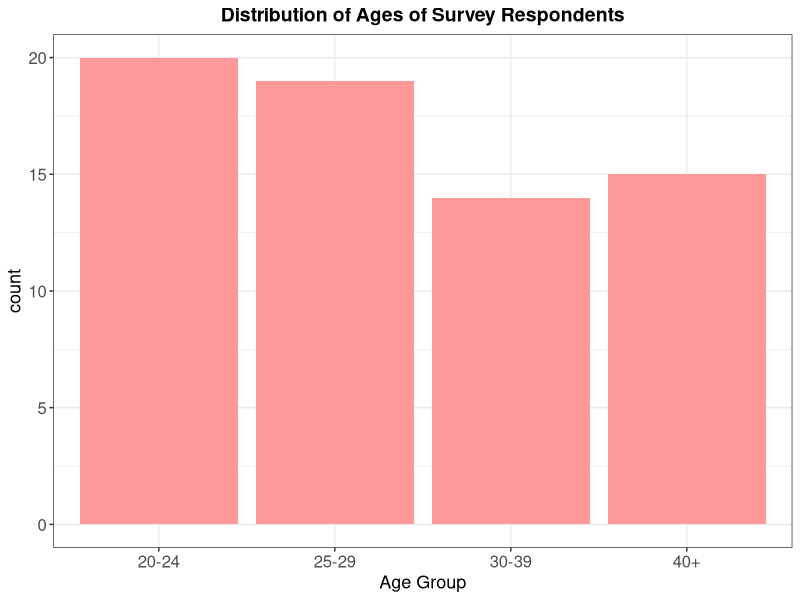
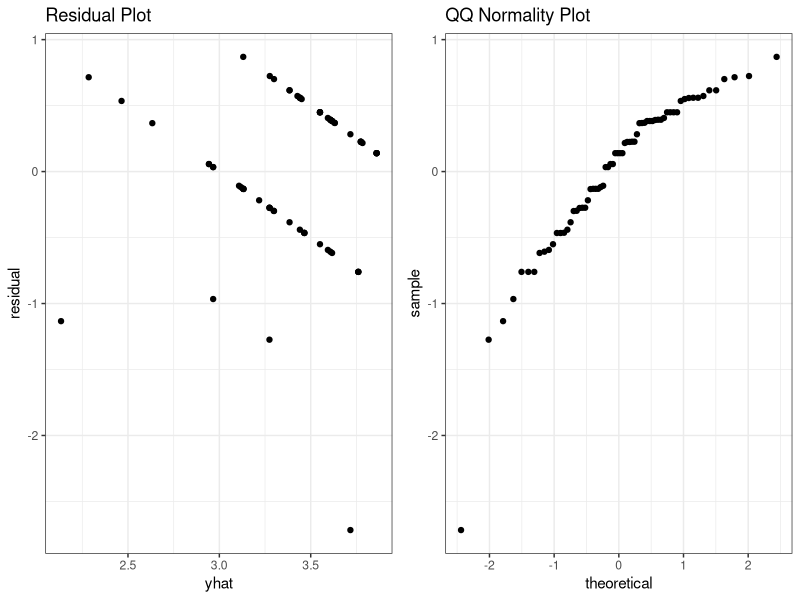
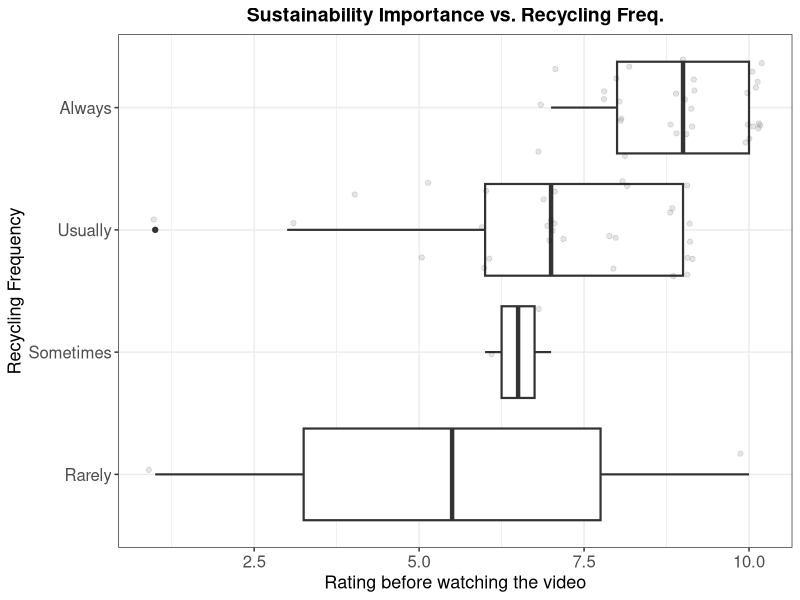

Source code (R) for these figures, in order: (Note: this script raises an error after producing the figures.)
## ---- chunk 1
knitr::opts_chunk$set(echo = TRUE)
knitr::opts_chunk$set(fig.path = "images_report/")
library(tidyverse)
library(gridExtra)
library(MASS)
## ---- chunk 2
# load data
tidy_data <- read.csv("../data/tidy_data.csv")

# factor relevel
tidy_data$recycling_freq <- tidy_data$recycling_freq %>% fct_relevel("Rarely","Sometimes","Usually","Always")
tidy_data$background <- tidy_data$background %>% fct_relevel("Yes","No")
tidy_data$watch <- tidy_data$watch %>% fct_relevel("Have watched","Will pass")
## ---- chunk 3
# Changing recycling_freq to not be a factor for linear regression analysis.
tidy_data <- tidy_data %>%
  mutate(recycling_freq_nf = if_else(recycling_freq =="Always",
                                     5, if_else(recycling_freq == "Usually",
                                     4, if_else(recycling_freq == "Sometimes",
                                     3, if_else(recycling_freq == "Rarely",
                                     2, if_else(recycling_freq == "Never",
                                     1, 0))))))

## ---- chunk 4
head(tidy_data)
tidy_data <- tidy_data %>%
  mutate(age = if_else((age == "30-34" | age == "35-39"), "30-39", as.character(age)))


## ---- chunk 5
ggplot(tidy_data, aes(age)) +
  geom_histogram(stat = "Count", fill = "#ff9999") +
  labs(x = "Age Group",
       title = "Distribution of Ages of Survey Respondents") +
  theme_bw() +
  theme(plot.title = element_text(size = 14, face = "bold", hjust = 0.5),
        axis.text = element_text(size = 12),
        axis.title = element_text(size = 13))

## ---- chunk 6
lm_test <- lm(recycling_freq %>% as.numeric() ~ self_rating_before + background + age, data = tidy_data)

lm_data <- tidy_data %>%
  mutate(recycling_freq_num = as.numeric(recycling_freq),
         lm_fitted = lm_test %>% fitted(),
         lm_resid = lm_test %>% resid())

resid_plot <- lm_data %>%
  ggplot(aes(x= lm_fitted, y = lm_resid)) +
  geom_point() +
  labs(x="yhat", y="residual",title="Residual Plot") +
  theme(plot.title = element_text(size = 14, face = "bold", hjust = 0.5),
        axis.text = element_text(size = 12),
        axis.title = element_text(size = 13))+
  theme_bw()

qq_norm <- lm_data %>%
  ggplot(aes(sample= lm_resid)) +
  stat_qq() +
  labs(title="QQ Normality Plot") +
  theme(plot.title = element_text(size = 14, face = "bold", hjust = 0.5),
        axis.text = element_text(size = 12),
        axis.title = element_text(size = 13))+
  theme_bw()

grid.arrange(resid_plot,qq_norm,nrow=1)
## ---- chunk 7
# Visualization of relationship between recycling freq. and self rating before watching the video
tidy_data %>%
  ggplot(aes(x = recycling_freq, y = self_rating_before)) +
  geom_boxplot(size = .75) +
  geom_jitter(alpha = .1, height = .2) +
  theme(axis.text.x = element_text(angle = 45, hjust = 1, vjust = 1)) +
  coord_flip() +
  theme_bw() +
  labs(y = "Rating before watching the video", x = "Recycling Frequency") +
  ggtitle("Sustainability Importance vs. Recycling Freq.") +
  theme(plot.title = element_text(size = 14, face = "bold", hjust = 0.5),
        axis.text = element_text(size = 12),
        axis.title = element_text(size = 13))
## ---- chunk 8
simple_model= lm(data=tidy_data, recycling_freq_nf ~ self_rating_before)
age_confounder= lm(data=tidy_data, recycling_freq_nf ~ self_rating_before + age)
background_confounder= lm(data=tidy_data, recycling_freq_nf ~ self_rating_before + background)
interaction_effects = lm(data=tidy_data, recycling_freq_nf ~ self_rating_before + background*age)

summary(simple_model)
## ---- chunk 9
all_variables= lm(data=tidy_data, recycling_freq_nf ~ self_rating_before + background + age)

summary(all_variables)
## ---- chunk 10
# Fit a OLR model without interaction
olr_model <- polr(recycling_freq ~ self_rating_before + background + age, data = tidy_data)

tidy_data <- tidy_data %>%
  cbind(., olr_model_prob = predict(olr_model, ., type = "probs")) %>% #estimated probability
  cbind(., olr_model_decision = predict(olr_model))                   #estimated result according to the probabilities
## ---- chunk 11
gf <- table(tidy_data$recycling_freq, tidy_data$olr_model_decision)
accuracy <- (gf[1] + gf[6] + gf[11] + gf[16]) / 68 # 68 observations

print(paste("AIC = ", AIC(olr_model)))
print(paste("Log likelihood = ", logLik(olr_model)))
print(paste("Overall accuracy = ", accuracy)) # The larger the better
## ---- chunk 12
# Get the coefficients
summary(olr_model)
exp(coef(olr_model))
## ---- chunk 13
upper_CI = exp(0.6730300 + 1.96*0.1722552)
lower_CI = exp(0.6730300 - 1.96*0.1722552)
print(paste("95% CI for non-interaction model= ", lower_CI, upper_CI))

## ---- chunk 14
# Fit a OLR model with interaction
olr_model_interaction <- polr(recycling_freq ~ self_rating_before + background * age, data = tidy_data)

tidy_data <- tidy_data %>%
  cbind(., olr_model_prob2 = predict(olr_model_interaction, .,
                                    type = "probs")) %>% #estimated probability
  cbind(., olr_model_decision2 = predict(olr_model_interaction))                   #estimated result according to the probabilities
## ---- chunk 15
gf2 <- table(tidy_data$recycling_freq, tidy_data$olr_model_decision2)
accuracy <- (gf2[1] + gf2[6] + gf2[11] + gf2[16]) / 68 # 68 observations

print(paste("AIC for OLR model with interaction = ", AIC(olr_model_interaction)))
print(paste("Log likelihood of OLR model with interaction = ", logLik(olr_model_interaction)))
print(paste("Overall accuracy of OLR model with interaction = ", accuracy)) # The larger the better
## ---- chunk 16

anova(olr_model, olr_model_interaction)
## ---- chunk 17
#summary(olr_model_interaction)
# Get the coefficients
# exp(coef((olr_model_interaction)))
## ---- chunk 18
# checking for proportional odds assumption
tidy_data$recycling_freq_nf2 <- as.numeric(tidy_data$recycling_freq_nf)

poa <- function(y) {
  c('>=Never' = qlogis(mean(y >= 1)),
    '>=Rarely' = qlogis(mean(y >= 2)),
    '>=Sometimes' = qlogis(mean(y >= 3)),
    '>= Usually' = qlogis(mean(y >= 4)),
    '>= Always' = qlogis(mean(y >= 5)))
}
(p <- with(tidy_data, summary(as.numeric(recycling_freq_nf2) ~  self_rating_before + background + age, fun=poa)))
## ---- chunk 19
tidy_data_ttest <- tidy_data %>%
  filter(watch %in% 'Have watched')


t.test(tidy_data_ttest$self_rating_before, tidy_data_ttest$self_rating_after, paired=TRUE)
